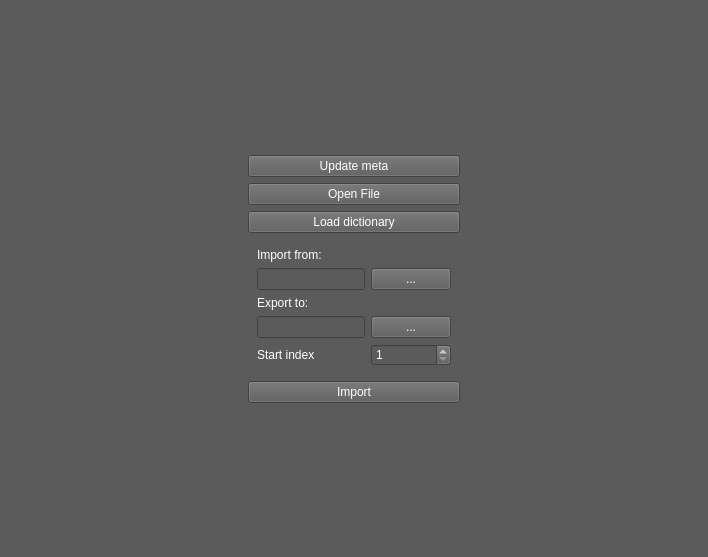
<?xml version="1.0" encoding="UTF-8"?>
<ui version="4.0">
 <class>DicomSource</class>
 <widget class="QWidget" name="DicomSource">
  <property name="geometry">
   <rect>
    <x>0</x>
    <y>0</y>
    <width>708</width>
    <height>557</height>
   </rect>
  </property>
  <property name="windowTitle">
   <string>Form</string>
  </property>
  <property name="styleSheet">
   <string notr="true">background-color: rgb(91,91,91);
color: white
</string>
  </property>
  <layout class="QHBoxLayout" name="horizontalLayout">
   <item>
    <widget class="QWidget" name="widget" native="true">
     <property name="sizePolicy">
      <sizepolicy hsizetype="Expanding" vsizetype="Preferred">
       <horstretch>0</horstretch>
       <verstretch>0</verstretch>
      </sizepolicy>
     </property>
    </widget>
   </item>
   <item>
    <widget class="QWidget" name="widget_4" native="true">
     <property name="sizePolicy">
      <sizepolicy hsizetype="Preferred" vsizetype="Expanding">
       <horstretch>0</horstretch>
       <verstretch>0</verstretch>
      </sizepolicy>
     </property>
     <layout class="QVBoxLayout" name="verticalLayout">
      <item>
       <widget class="QWidget" name="widget_3" native="true">
        <property name="sizePolicy">
         <sizepolicy hsizetype="Preferred" vsizetype="Expanding">
          <horstretch>0</horstretch>
          <verstretch>0</verstretch>
         </sizepolicy>
        </property>
       </widget>
      </item>
      <item>
       <widget class="QPushButton" name="updateMetaButton">
        <property name="text">
         <string>Update meta</string>
        </property>
       </widget>
      </item>
      <item>
       <widget class="QPushButton" name="openFileButton">
        <property name="text">
         <string>Open File</string>
        </property>
       </widget>
      </item>
      <item>
       <widget class="QPushButton" name="loadDirectoryButton">
        <property name="text">
         <string>Load dictionary</string>
        </property>
       </widget>
      </item>
      <item>
       <widget class="QWidget" name="widget_6" native="true">
        <property name="sizePolicy">
         <sizepolicy hsizetype="Preferred" vsizetype="Preferred">
          <horstretch>0</horstretch>
          <verstretch>0</verstretch>
         </sizepolicy>
        </property>
        <layout class="QFormLayout" name="formLayout">
         <item row="0" column="0">
          <widget class="QLabel" name="label">
           <property name="text">
            <string>Import from:</string>
           </property>
          </widget>
         </item>
         <item row="3" column="0">
          <widget class="QLabel" name="label_2">
           <property name="text">
            <string>Export to:</string>
           </property>
          </widget>
         </item>
         <item row="1" column="0">
          <widget class="QLineEdit" name="importFromEdit"/>
         </item>
         <item row="4" column="0">
          <widget class="QLineEdit" name="exportToEdit"/>
         </item>
         <item row="1" column="1">
          <widget class="QPushButton" name="importFromButton">
           <property name="text">
            <string>...</string>
           </property>
          </widget>
         </item>
         <item row="4" column="1">
          <widget class="QPushButton" name="exportToButton">
           <property name="text">
            <string>...</string>
           </property>
          </widget>
         </item>
         <item row="5" column="0">
          <widget class="QLabel" name="label_3">
           <property name="text">
            <string>Start index</string>
           </property>
          </widget>
         </item>
         <item row="5" column="1">
          <widget class="QSpinBox" name="startIndex">
           <property name="minimum">
            <number>1</number>
           </property>
           <property name="maximum">
            <number>65535</number>
           </property>
           <property name="value">
            <number>1</number>
           </property>
          </widget>
         </item>
        </layout>
       </widget>
      </item>
      <item>
       <widget class="QPushButton" name="importButton">
        <property name="text">
         <string>Import</string>
        </property>
       </widget>
      </item>
      <item>
       <widget class="QWidget" name="widget_5" native="true">
        <property name="sizePolicy">
         <sizepolicy hsizetype="Preferred" vsizetype="Expanding">
          <horstretch>0</horstretch>
          <verstretch>0</verstretch>
         </sizepolicy>
        </property>
       </widget>
      </item>
     </layout>
    </widget>
   </item>
   <item>
    <widget class="QWidget" name="widget_2" native="true">
     <property name="sizePolicy">
      <sizepolicy hsizetype="Expanding" vsizetype="Preferred">
       <horstretch>0</horstretch>
       <verstretch>0</verstretch>
      </sizepolicy>
     </property>
    </widget>
   </item>
  </layout>
 </widget>
 <resources>
  <include location="../../dicom/ui/dicomRC.qrc"/>
 </resources>
 <connections/>
</ui>
